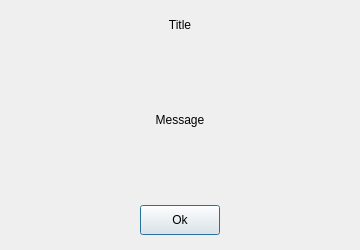
<?xml version="1.0" encoding="UTF-8"?>
<ui version="4.0">
 <class>MessageTemplate</class>
 <widget class="QDialog" name="MessageTemplate">
  <property name="geometry">
   <rect>
    <x>0</x>
    <y>0</y>
    <width>360</width>
    <height>250</height>
   </rect>
  </property>
  <property name="minimumSize">
   <size>
    <width>360</width>
    <height>250</height>
   </size>
  </property>
  <property name="maximumSize">
   <size>
    <width>360</width>
    <height>250</height>
   </size>
  </property>
  <property name="windowTitle">
   <string>Dialog</string>
  </property>
  <widget class="QLabel" name="bg">
   <property name="geometry">
    <rect>
     <x>0</x>
     <y>0</y>
     <width>360</width>
     <height>250</height>
    </rect>
   </property>
   <property name="styleSheet">
    <string notr="true"/>
   </property>
   <property name="text">
    <string/>
   </property>
  </widget>
  <widget class="QLabel" name="title_lbl">
   <property name="geometry">
    <rect>
     <x>0</x>
     <y>10</y>
     <width>360</width>
     <height>30</height>
    </rect>
   </property>
   <property name="styleSheet">
    <string notr="true"/>
   </property>
   <property name="text">
    <string>Title</string>
   </property>
   <property name="alignment">
    <set>Qt::AlignCenter</set>
   </property>
  </widget>
  <widget class="QLabel" name="msg_lbl">
   <property name="geometry">
    <rect>
     <x>20</x>
     <y>40</y>
     <width>320</width>
     <height>160</height>
    </rect>
   </property>
   <property name="text">
    <string>Message</string>
   </property>
   <property name="alignment">
    <set>Qt::AlignCenter</set>
   </property>
   <property name="wordWrap">
    <bool>true</bool>
   </property>
  </widget>
  <widget class="QPushButton" name="close_btn">
   <property name="geometry">
    <rect>
     <x>140</x>
     <y>205</y>
     <width>80</width>
     <height>30</height>
    </rect>
   </property>
   <property name="styleSheet">
    <string notr="true"/>
   </property>
   <property name="text">
    <string>Ok</string>
   </property>
  </widget>
 </widget>
 <resources/>
 <connections/>
</ui>
